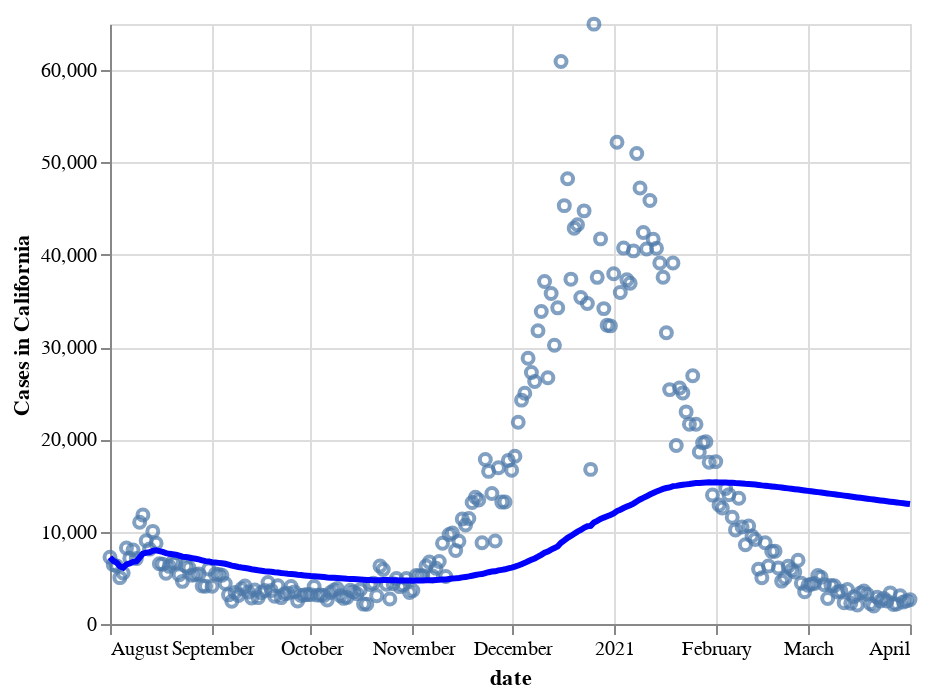

Notebook code for this chart:
### Code cell
selected_data=data.loc[data['state']=='California']   
line = alt.Chart(selected_data).mark_line(
color='blue',
size=3
).transform_window(
    rolling_mean='mean(cases)',
    
).encode(
    x='date:T',
    y='rolling_mean:Q'
)

points = alt.Chart(selected_data).mark_point().encode(
    x='date:T',
    y=alt.Y('cases:Q',
            axis=alt.Axis(title='Cases in California'))
)

points + line

### Figure 1 — Vega-Lite specification as saved in the notebook (floating-point values rounded to 4 significant figures; data arrays with more than 128 entries replaced by an {"elided": "..."} marker saying what was removed)
{"config": {"view": {"continuousWidth": 400, "continuousHeight": 300}}, "layer": [{"mark": "point", "encoding": {"x": {"field": "date", "type": "temporal"}, "y": {"axis": {"title": "Cases in California"}, "field": "cases", "type": "quantitative"}}}, {"mark": {"type": "line", "color": "blue", "size": 3}, "encoding": {"x": {"field": "date", "type": "temporal"}, "y": {"field": "rolling_mean", "type": "quantitative"}}, "transform": [{"window": [{"op": "mean", "field": "cases", "as": "rolling_mean"}]}]}], "data": {"name": "data-13851d7e089197e9000116eaafd5c9fa"}, "$schema": "https://vega.github.io/schema/vega-lite/v4.17.0.json", "datasets": {"data-13851d7e089197e9000116eaafd5c9fa": {"elided": "244 records"}}}
